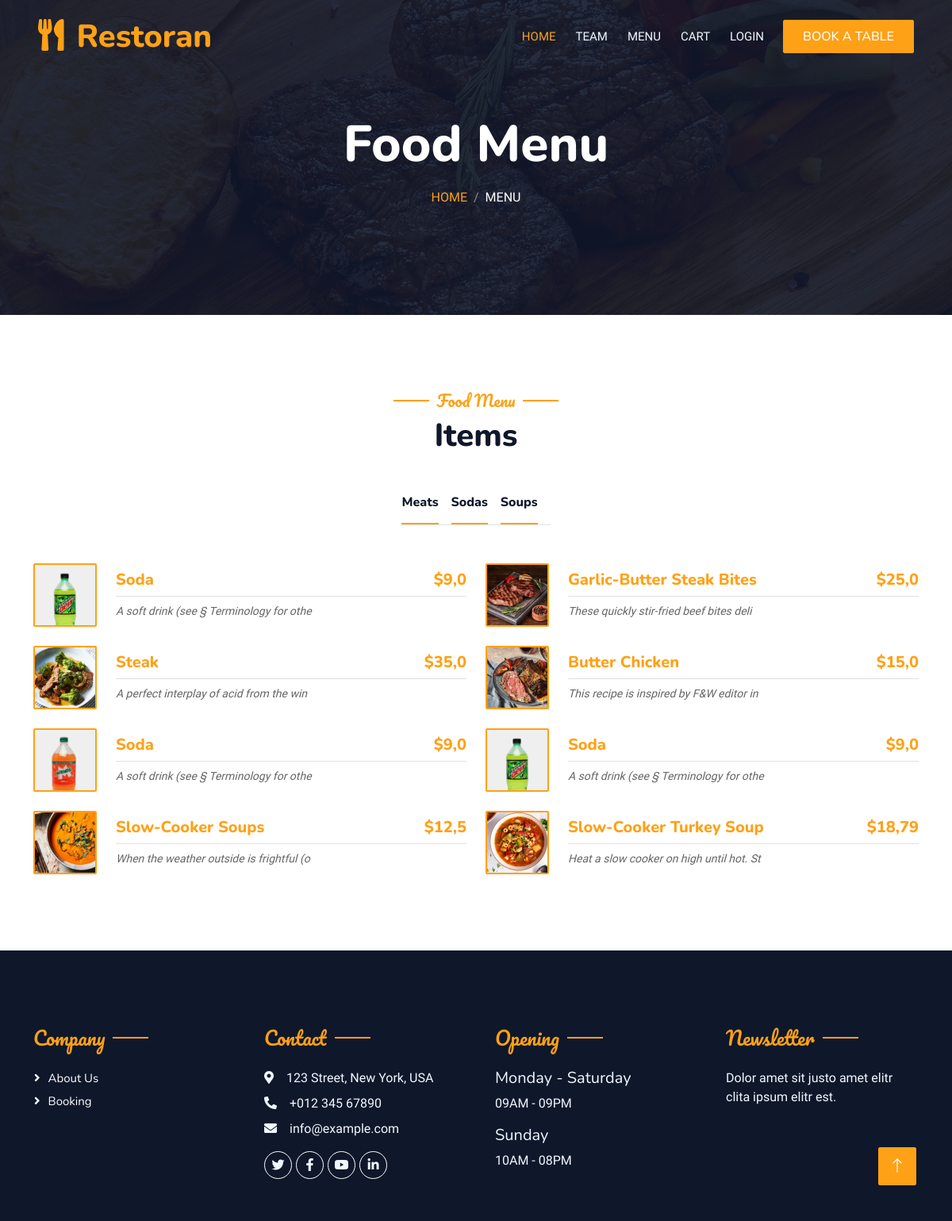
The app's page /menu/ with its own data.
### blog/models.py (models this page shows, shortened)
class Category(models.Model):
    name = models.CharField(max_length=50)
    slug = models.SlugField()
    class Meta:
        verbose_name = 'Category'
        verbose_name_plural = 'Categories'

class Food(models.Model):
    name = models.CharField(max_length=50)
    price = models.FloatField()
    image = models.ImageField(upload_to='images')
    description = models.TextField()
    ingredients = models.TextField()
    category = models.ForeignKey(Category, on_delete=models.CASCADE)
    slug = models.SlugField(null=True, blank=True)
    class Meta:
        verbose_name = 'Food'
        verbose_name_plural = 'Foods'

### blog/views.py (the view)
# urls.py: path('menu/', views.menu, name='menu'),
def menu(request):
    category = Category.objects.all()
    foods = Food.objects.all()
    active_category = request.GET.get('category', '')
    if active_category:
        foods = foods.filter(category=active_category)
    context = {
        'category':category,
        'foods':foods,
        'active_category':active_category
    }
    return render(request, 'menu.html', context)

### templates/menu.html (shortened to what this page needs)
{% load static %}
<!DOCTYPE html>
<html lang="en">
    <head>
        <link rel="stylesheet" href="https://cdnjs.cloudflare.com/ajax/libs/font-awesome/6.5.2/css/brands.min.css" />
        <link href="https://cdnjs.cloudflare.com/ajax/libs/font-awesome/5.10.0/css/all.min.css" rel="stylesheet">
        <link href="https://cdn.jsdelivr.net/npm/bootstrap-icons@1.4.1/font/bootstrap-icons.css" rel="stylesheet">
        <link href="{% static 'css/bootstrap.min.css' %}" rel="stylesheet">
        <link href="{% static 'css/style.css' %}" rel="stylesheet">
    </head>
<body>
    <div class="container-xxl bg-white p-0">
        <div class="container-xxl position-relative p-0">
            <nav class="navbar navbar-expand-lg navbar-dark bg-dark px-4 px-lg-5 py-3 py-lg-0">
                <a href="" class="navbar-brand p-0">
                    <h1 class="text-primary m-0"><i class="fa fa-utensils me-3"></i>Restoran</h1>
                </a>
                <div class="collapse navbar-collapse" id="navbarCollapse">
                    <div class="navbar-nav ms-auto py-0 pe-4">
                        <a href="{% url 'home' %}" class="nav-item nav-link active">Home</a>
                        <a href="{% url 'team' %}" class="nav-item nav-link">Team</a>
                        <a href="{% url 'menu' %}" class="nav-item nav-link">Menu</a>
                        <a href="{% url 'cart' %}" class="nav-item nav-link">Cart</a>
                        {% if user.is_authenticated %}
                        <a href="{% url 'dashboard' %}" class="nav-item nav-link">Dashboard</a>
                        {% else %}
                        <a href="{% url 'login' %}" class="nav-item nav-link">Login</a>
                        {% endif %}
                    </div>
                    <a href="{% url 'reserve' %}" class="btn btn-primary py-2 px-4">Book A Table</a>
                </div>
            </nav>
            <div class="container-xxl py-5 bg-dark hero-header mb-5">
                <div class="container text-center my-5 pt-5 pb-4">
                    <h1 class="display-3 text-white mb-3 animated slideInDown">Food Menu</h1>
                    <nav aria-label="breadcrumb">
                        <ol class="breadcrumb justify-content-center text-uppercase">
                            <li class="breadcrumb-item"><a href="#">Home</a></li>
                            <li class="breadcrumb-item text-white active" aria-current="page">Menu</li>
                        </ol>
                    </nav>
                </div>
            </div>
        </div>
        <div class="container-xxl py-5">
            <div class="container">
                <div class="text-center wow fadeInUp" data-wow-delay="0.1s">
                    <h5 class="section-title ff-secondary text-center text-primary fw-normal">Food Menu</h5>
                    <h1 class="mb-5"> Items</h1>
                </div>
                <div class="tab-class text-center wow fadeInUp" data-wow-delay="0.1s">
                    <ul class="nav nav-pills d-inline-flex justify-content-center border-bottom mb-5">
                        {% for cat in category %}
                            <li class="nav-item">
                                <a class="d-flex align-items-center text-start mx-3 ms-0 pb-3 active"  href="{% url 'menu' %}?category={{ cat.slug }}">
                                        <h6 class="mt-n1 mb-0">{{cat.name}}</h6>
                                </a>
                            </li>
                        {% endfor %}
                    </ul>
                    <div class="tab-content">
                        <div id="tab-1" class="tab-pane fade show p-0 active">
                            <div class="row g-4">
                                {% for food in foods %}
                                <div class="col-lg-6">
                                    <div class="d-flex align-items-center">
                                        <img class="flex-shrink-0 img-fluid rounded" src="{{food.image.url}}" style="border: 2px solid #FEA116; width: 80px;" alt="" style="width: 80px;">
                                        <div class="w-100 d-flex flex-column text-start ps-4">
                                            <h5 class="d-flex justify-content-between border-bottom pb-2">
                                                <span><a href="{% url 'food_detail' food.id %}">{{food.name}}</a></span>
                                                <span class="text-primary">${{food.price}}</span>
                                            </h5>
                                            <small class="fst-italic">{{food.description|slice:40}}</small>
                                        </div>
                                    </div>
                                </div>
                                {% endfor %}
                            </div>
                        </div>
                    </div>
                </div>
            </div>
        </div>
        <div class="container-fluid bg-dark text-light footer pt-5 mt-5 wow fadeIn" data-wow-delay="0.1s">
            <div class="container py-5">
                <div class="row g-5">
                    <div class="col-lg-3 col-md-6">
                        <h4 class="section-title ff-secondary text-start text-primary fw-normal mb-4">Company</h4>
                        <a class="btn btn-link" href="{% url 'about' %}">About Us</a>
                        <a class="btn btn-link" href="{% url 'reserve' %}">Booking</a>
                    </div>
                    <div class="col-lg-3 col-md-6">
                        <h4 class="section-title ff-secondary text-start text-primary fw-normal mb-4">Contact</h4>
                        <p class="mb-2"><i class="fa fa-map-marker-alt me-3"></i>123 Street, New York, USA</p>
                        <p class="mb-2"><i class="fa fa-phone-alt me-3"></i>+012 345 67890</p>
                        <p class="mb-2"><i class="fa fa-envelope me-3"></i>info@example.com</p>
                        <div class="d-flex pt-2">
                            <a class="btn btn-outline-light btn-social" href=""><i class="fab fa-twitter"></i></a>
                            <a class="btn btn-outline-light btn-social" href=""><i class="fab fa-facebook-f"></i></a>
                            <a class="btn btn-outline-light btn-social" href=""><i class="fab fa-youtube"></i></a>
                            <a class="btn btn-outline-light btn-social" href=""><i class="fab fa-linkedin-in"></i></a>
                        </div>
                    </div>
                    <div class="col-lg-3 col-md-6">
                        <h4 class="section-title ff-secondary text-start text-primary fw-normal mb-4">Opening</h4>
                        <h5 class="text-light fw-normal">Monday - Saturday</h5>
                        <p>09AM - 09PM</p>
                        <h5 class="text-light fw-normal">Sunday</h5>
                        <p>10AM - 08PM</p>
                    </div>
                    <div class="col-lg-3 col-md-6">
                        <h4 class="section-title ff-secondary text-start text-primary fw-normal mb-4">Newsletter</h4>
                        <p>Dolor amet sit justo amet elitr clita ipsum elitr est.</p>
                    </div>
                </div>
            </div>
        </div>
        <a href="#navbar" class="btn btn-lg btn-primary btn-lg-square back-to-top"><i class="bi bi-arrow-up"></i></a>
    </div>
</body>
</html>

### static/css/style.css (style rules this page uses)
:root { --primary: #FEA116; --light: #F1F8FF; --dark: #0F172B; }
.ff-secondary { font-family: 'Pacifico', cursive; }
.back-to-top { position: fixed; display: none; right: 45px; bottom: 45px; z-index: 99; }
.btn { font-family: 'Nunito', sans-serif; font-weight: 500; text-transform: uppercase; transition: .5s; }
.btn.btn-primary, .btn.btn-secondary { color: #FFFFFF; }
.btn-lg-square { width: 48px; height: 48px; }
.btn-square, .btn-sm-square, .btn-lg-square { padding: 0; display: flex; align-items: center; justify-content: center; font-weight: normal; border-radius: 2px; }
.navbar-dark .navbar-nav .nav-link { position: relative; margin-left: 25px; padding: 35px 0; font-size: 15px; color: var(--light) !important; text-transform: uppercase; font-weight: 500; outline: none; transition: .5s; }
.navbar-dark .navbar-nav .nav-link:hover, .navbar-dark .navbar-nav .nav-link.active { color: var(--primary) !important; }
@media (min-width: 992px) { .navbar-dark { position: absolute; width: 100%; top: 0; left: 0; z-index: 999; background: transparent !important; } }
.hero-header { background: linear-gradient(rgba(15, 23, 43, .9), rgba(15, 23, 43, .9)), url(../img/bg-hero.jpg); background-position: center center; background-repeat: no-repeat; background-size: cover; }
.breadcrumb-item + .breadcrumb-item::before { color: rgba(255, 255, 255, .5); }
.section-title { position: relative; display: inline-block; }
.section-title::before { position: absolute; content: ""; width: 45px; height: 2px; top: 50%; left: -55px; margin-top: -1px; background: var(--primary); }
.section-title::after { position: absolute; content: ""; width: 45px; height: 2px; top: 50%; right: -55px; margin-top: -1px; background: var(--primary); }
.section-title.text-start::before, .section-title.text-end::after { display: none; }
.nav-pills .nav-item .active { border-bottom: 2px solid var(--primary); }
.footer .btn.btn-social { margin-right: 5px; width: 35px; height: 35px; display: flex; align-items: center; justify-content: center; color: var(--light); border: 1px solid #FFFFFF; border-radius: 35px; transition: .3s; }
.footer .btn.btn-link { display: block; margin-bottom: 5px; padding: 0; text-align: left; color: #FFFFFF; font-size: 15px; font-weight: normal; text-transform: capitalize; transition: .3s; }
.footer .btn.btn-link::before { position: relative; content: "\f105"; font-family: "Font Awesome 5 Free"; font-weight: 900; margin-right: 10px; }

### records on screen
Category: name "Meats"
Category: name "Sodas"
Category: name "Soups"
Food: image (picture), name "Soda", price "9,0", description "A soft drink (see § Terminology for othe"
Food: image (picture), name "Garlic-Butter Steak Bites", price "25,0", description "These quickly stir-fried beef bites deli"
Food: image (picture), name "Steak", price "35,0", description "A perfect interplay of acid from the win"
Food: image (picture), name "Butter Chicken", price "15,0", description "This recipe is inspired by F&W editor in"
Food: image (picture), name "Soda", price "9,0", description "A soft drink (see § Terminology for othe"
Food: image (picture), name "Soda", price "9,0", description "A soft drink (see § Terminology for othe"
Food: image (picture), name "Slow-Cooker Soups", price "12,5", description "When the weather outside is frightful (o"
Food: image (picture), name "Slow-Cooker Turkey Soup", price "18,79", description "Heat a slow cooker on high until hot. St"
